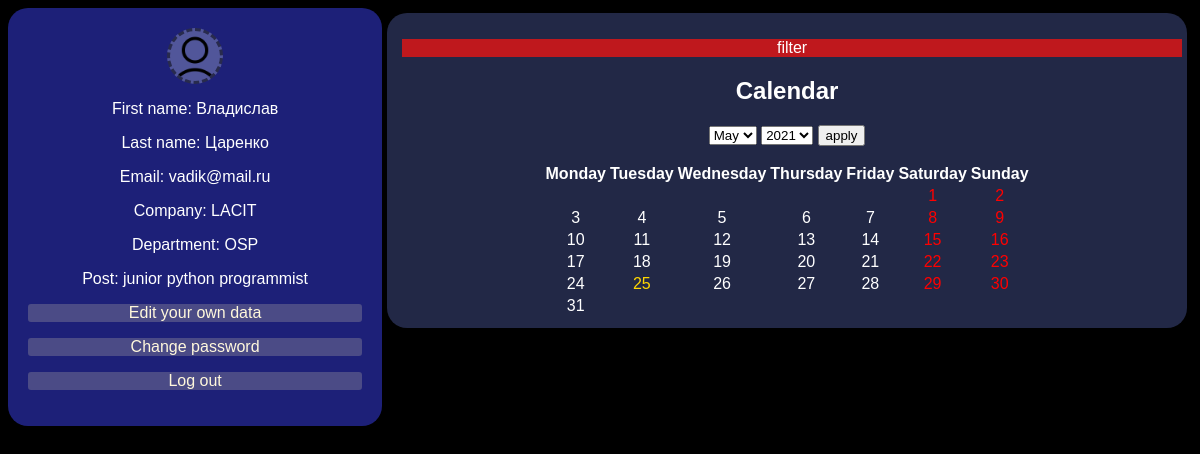
The page /user/ (signed in) on the database its author committed.
### user/models.py (models this page shows, shortened)
class User(AbstractUser):
    username = None
    email = models.EmailField(unique=True)
    role = models.SmallIntegerField(default=1)
    department = models.ForeignKey(Department, on_delete=models.RESTRICT, null=True)
    post = models.CharField(max_length=200)
    block = models.BooleanField(default=False)
    USERNAME_FIELD = 'email'
    REQUIRED_FIELDS = []
    objects = UserManager()

class Department(models.Model):
    name = models.CharField(max_length=200)
    company = models.ForeignKey(Company, on_delete=models.RESTRICT)
    project = models.ManyToManyField(Project)

class Company(models.Model):
    name = models.CharField(max_length=200)

### user/views.py (the view)
    def wrapped(request, **kwargs):
        if request.user.role == 3:
            return func(request, **kwargs)
        else:
            return redirect("/accounts/login")

### user/calendar.py (called while the page is built)
def get_public_holidays(year: int, month: int) -> list:
    return [elem[0].day for elem in Belarus(years=year).items() if elem[0].month == month]

def get_all_weeks_month(year: int, month: int) -> list:
    days = [Day(num, False if date(year, month, num).weekday() in [5, 6] or num in get_public_holidays(year, month)
                else True) for num in range(1, monthrange(year, month)[1] + 1)]
    day_week = date(year, month, 1).weekday()
    weeks = [[None for i in range(0, day_week)] + [days.pop(0) for _ in range(day_week, 7)]]
    while len(days) != 0:
        weeks.append(days[:7])
        del days[:7]
    return weeks

### user/views.py (called while the page is built)
def decorator_check_user(func):
    def wrapped(request, **kwargs):
        if request.user.role == 3:
            return func(request, **kwargs)
        else:
            return redirect("/accounts/login")
    return wrapped

@login_required
@decorator_check_user
def index(request):
    today = date.today()
    if request.method == "POST":
        form = CalendarForm(request.POST)
        if form.is_valid():
            year, month = form.cleaned_data["year"], months.index(form.cleaned_data["month"]) + 1
        else:
            year, month = today.year, today.month
    else:
        year, month = today.year, today.month
    weeks = get_all_weeks_month(year, month)
    return render(request, "user/index.html", context={
        "years": years,
        "current_year": year,
        "current_month": month,
        "months": months,
        "weeks": weeks,
        "today": today,
    })

### templates/user/index.html (shortened to what this page needs)
{% extends "base.html" %}
{% load static %}
{% block head %}
    <link rel="stylesheet" href="{% static 'css/user/main/base.css' %}" type="text/css"/>
{% endblock head %}
{% block content %}
    <div class="page">
        <div class="user_page">
            <div class="header">
                <img src="{% static 'images/avatar.png' %}" alt="Avatar" class="avatar">
                <p>First name: {{ user.first_name }}</p>
                <p>Last name: {{ user.last_name }}</p>
                <p>Email: {{ user.email }}</p>
                <p>Company: {{ user.department.company.name }}</p>
                <p>Department: {{ user.department.name }}</p>
                <p>Post: {{ user.post }}</p>
            </div>
            <div class="exer">
                <p class="exer1"><a href="{% url 'change-data' %}">Edit your own data</a></p>
                <p class="exer1"><a href="{% url 'change-password' %}">Сhange password</a></p>
                <p class="exer1"><a href="{% url 'logout' %}">Log out</a></p>
            </div>
        </div>
        <div class="calendar">
            <div class="filter">
                <p>filter</p>
            </div>
            <div class="calendar1">
                <h2>Calendar</h2>
                    <form method="POST">
                        <select name="month">
                          {% for month in months %}
                                <option value="{{ month }}" {% if forloop.counter == current_month %}selected{% endif %}>{{ month }}</option>
                          {% endfor %}
                        </select>
                        <select name="year">
                            {% for year in years %}
                                <option value="{{ year }}" {% if year == current_year %}selected{% endif %}>{{ year }}</option>
                            {% endfor %}
                        </select>
                        <button>apply</button>
                    </form>
                <table align="center">
                  <tbody>
                    <tr>
                      <th>Monday</th>
                      <th>Tuesday</th>
                      <th>Wednesday</th>
                      <th>Thursday</th>
                      <th>Friday</th>
                      <th>Saturday</th>
                      <th>Sunday</th>
                    </tr>
                    {% for week in weeks %}
                        <tr>
                            {% for day in week %}
                                <td>
                                    {% if day is not None %}
                                        <a href="{% url 'list-tasks' current_year current_month day.num %}">
                                            <font color="{% if today.year == current_year and today.month == current_month and today.day == day.num %}gold{% elif not day.is_working_day %}red{% else %}white{% endif %}">{{ day.num }}</font>
                                        </a>
                                    {% endif %}
                                </td>
                            {% endfor %}
                        </tr>
                    {% endfor %}
                  </tbody>
                </table>
            </div>
        </div>
    </div>
{% endblock content %}

### static/css/user/main/base.css (style rules this page uses)
.page { display: flex; justify-content: space-between; }
.avatar { background-color: rgba(240, 248, 255, 0.25); vertical-align: middle; width: 50px; height: 50px; border-radius: 50%; border-color: rgba(0, 0, 0, 0.5); border-width: 3px; border-style: dashed; }
.user_page { background-color: rgba(55,61,226,0.53); border-radius: 20px 20px 20px 20px; padding: 20px; text-align: center; color: white; background-position: left; background-size: 40%; width: 30%; height: 100%; margin: 0px; }
.calendar { background-color: rgba(89, 105, 184, 0.38); border-radius: 20px 20px 20px 20px; text-align: center; color: white; background-position: center; margin: 5px; padding: 10px; width: 70%; height: 80%; }
body { font-family: Arial; background-color: black; }
p.exer1 { background-color: rgba(149,144,156,0.38); border-radius: 3px 3px 3px 3px; }
a { text-decoration: none; color: cornsilk; font-family: Arial; }
.filter { background-color: rgba(230,21,19,0.8); text-align: center; color: white; margin: 5px; width: 100%; height: 20%; }

### rows shown on the page
User: first_name "Владислав", last_name "Царенко", email "vadik@mail.ru", department.company.name "LACIT", department.name "OSP", post "junior python programmist"

### other values the page prints
{{ day.num }} "1" "2" "3" "4" "5" "6" "7" "8" "9" "10" "11" "12" "13" "14" "15" "16" "17" "18" "19" "20" "21" "22" "23" "24" "25" "26" "27" "28" "29" "30" "31"
form field month "May"
form field year "2021"
